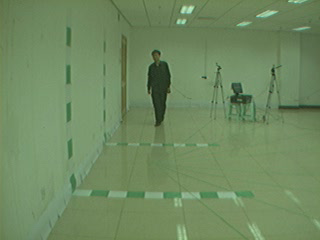
#> input picture frame 10 of videos/01.avi, 320 x 240 px
$ python md1.py   (older library calls are emulated)
#> lines starting #> are read from the running program, lines starting #| are printed output that depends on the picture; after the words box and inside, x2 and y2 are one past the last pixel; in counts of white or black regions, pixels touching at a corner belong together
# import the necessary packages
import argparse
import imutils
import cv2
import numpy as np
from skimage import img_as_ubyte
from skimage.restoration import inpaint
import warnings

kernel = cv2.getStructuringElement(cv2.MORPH_CROSS, (3, 3))

warnings.filterwarnings("ignore")

# construct the argument parser and parse the arguments
ap = argparse.ArgumentParser()
ap.add_argument("-v", "--video", default='videos/01.avi', help="path to the video file")
ap.add_argument("-a", "--min-area", type=int, default=500, help="minimum area size")
args = vars(ap.parse_args())
vs = cv2.VideoCapture(args["video"])

# [6 lines of commented-out code are left out]

def create_fake_bg(vs):
    firstFrame = None
    bounding_rect = 'undefined'
    for i in range(2):
        frame = vs.read()
        frame = frame if args.get("video", None) is None else frame[1]
        frame = imutils.resize(frame, width=500)
        frameCustomized = cv2.cvtColor(frame, cv2.COLOR_BGR2HSV)
        frameCustomized[:, :, 2] += 150
        frameCustomized[:, :, 1] += 50
        frameCustomized[:, :, 0] += 50
        frameCustomized = cv2.cvtColor(frameCustomized, cv2.COLOR_HSV2BGR)
        # cv2.imshow('frame', frameCustomized)
        gray = cv2.cvtColor(frameCustomized, cv2.COLOR_BGR2GRAY)
        gray = cv2.GaussianBlur(gray, (3, 3), 0)

        # if the first frame is None, initialize it
        if firstFrame is None:
            gray = cv2.GaussianBlur(gray, (221, 221), 0)
            firstFrame = gray
            continue

        # compute the absolute difference between the current frame and
        # first frame
        frameDelta = cv2.absdiff(firstFrame, gray)
        frameDelta[frameDelta < 45] = 0
        thresh = cv2.threshold(frameDelta, 25, 255, cv2.THRESH_BINARY)[1]
        thresh = cv2.dilate(thresh, np.ones((1, 1), dtype=np.uint8), iterations=5)
        thresh = cv2.morphologyEx(thresh, cv2.MORPH_OPEN, np.ones((4, 4), dtype=np.uint8))
        thresh = cv2.morphologyEx(thresh, cv2.MORPH_CLOSE, np.ones((4, 4), dtype=np.uint8))

        cnts = cv2.findContours(thresh.copy(), cv2.RETR_EXTERNAL,
                                cv2.CHAIN_APPROX_SIMPLE)
        cnts = imutils.grab_contours(cnts)

        # find contours on thresholded image
        bounding_rect = cv2.boundingRect(max(cnts, key=cv2.contourArea))

        if bounding_rect != 'undefined':
            (x, y, w, h) = bounding_rect
            mask = np.zeros(frame.shape[:-1])
            mask[y - 5:y + h + 5, x - 5:x + w + 5] = 1

            frameDefected = frame.copy()
            for layer in range(frameDefected.shape[-1]):
                frameDefected[np.where(mask)] = 0
            #
            # cv2.imshow('test', frameDefected)
            # cv2.waitKey(1000000)
            fakeFrame = inpaint.inpaint_biharmonic(frameDefected, mask, multichannel=True)
            fakeFrame = img_as_ubyte(fakeFrame)
            cv2.imwrite('fake.png', fakeFrame);
            gray = cv2.cvtColor(fakeFrame, cv2.COLOR_BGR2GRAY)
            gray = cv2.medianBlur(gray, 3)
            gray = cv2.GaussianBlur(gray, (5, 5), 0)
            return gray
#> this loop made 2 passes
#> (x, y, w, h) on pass 2: (232, 80, 37, 121)
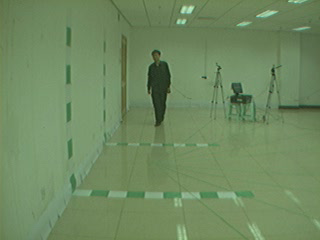
#> input picture frame 10 of videos/01.avi, 320 x 240 px
#> pass 1, in create_fake_bg, `frameCustomized = cv2.cvtColor(frameCustomized, cv2.COLOR_HSV2BGR)`:
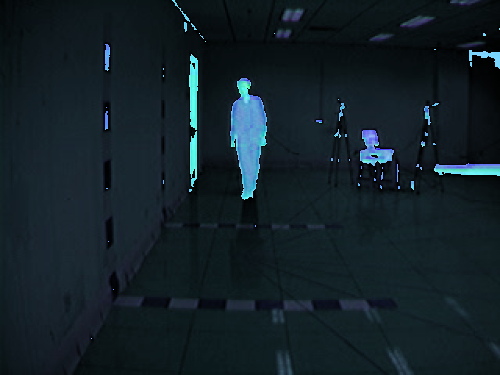
#> frameCustomized: shape (375, 500, 3); mean B, G, R 39, 32.3, 18.9
#> pass 1, in create_fake_bg, `gray = cv2.cvtColor(frameCustomized, cv2.COLOR_BGR2GRAY)`:
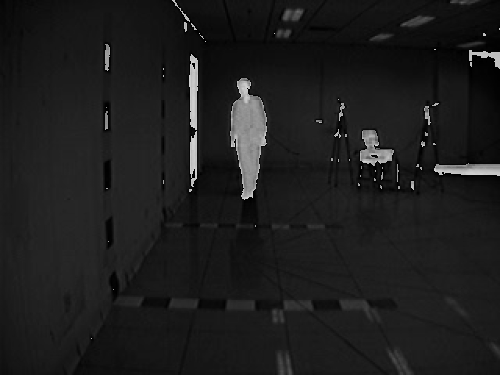
#> gray: shape (375, 500); min 0, max 221, mean 29.1
#> after the loop:
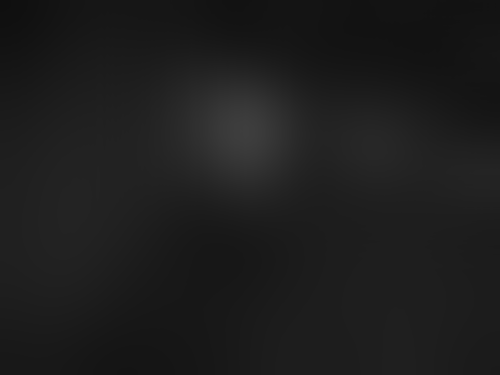
#> firstFrame: shape (375, 500); min 15, max 62, mean 29.1
#> after the loop:
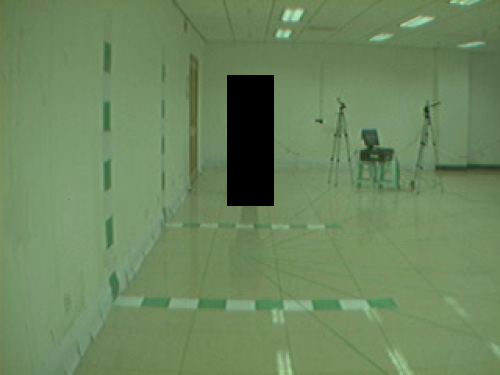
#> frameDefected: shape (375, 500, 3); mean B, G, R 94, 133.9, 108.6
#> after the loop:
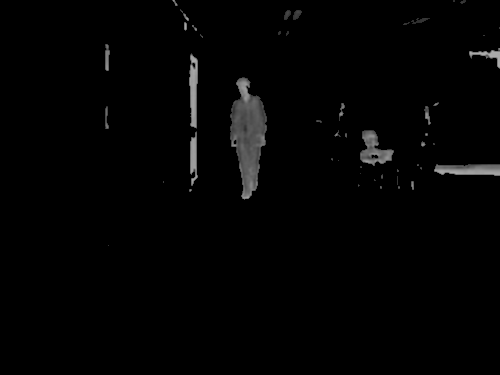
#> frameDelta: shape (375, 500); min 0, max 172, mean 3.2
#> after the loop:
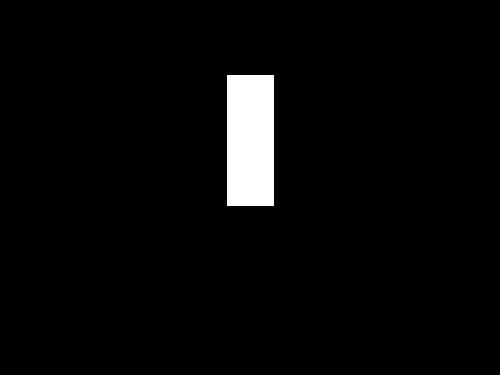
#> mask: shape (375, 500) float64; values 0 (black) and 1 (white), 3.3% white; 1 white region, box (x1, y1, x2, y2) and area: (227, 75, 274, 206) 6157


# initialize the first frame in the video stream
#> (the run stopped early here; a loop or call above may not have finished)

$ run again, starting later in the video
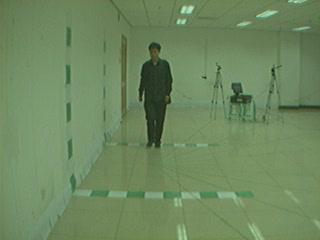
#> input picture frame 49 of videos/01.avi, 320 x 240 px
#> the loop in create_fake_bg, `for i in range(2):` made 2 passes
#> (x, y, w, h) on pass 2: (205, 70, 67, 169)
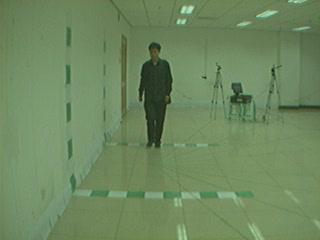
#> input picture frame 49 of videos/01.avi, 320 x 240 px
#> pass 1, in create_fake_bg, `gray = cv2.cvtColor(frameCustomized, cv2.COLOR_BGR2GRAY)`:
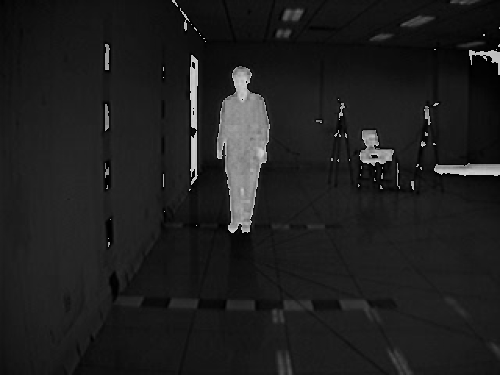
#> gray: shape (375, 500); min 0, max 222, mean 30.4
#> after the loop in create_fake_bg, `for i in range(2):`:
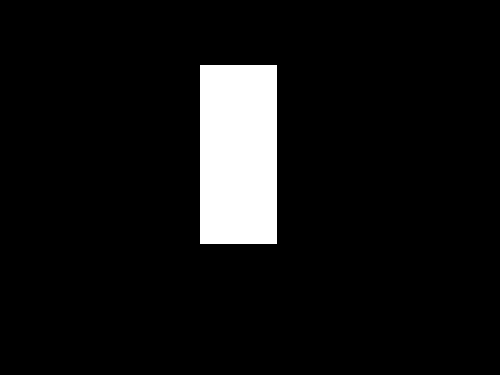
#> mask: shape (375, 500) float64; values 0 (black) and 1 (white), 7.4% white; 1 white region, box (x1, y1, x2, y2) and area: (200, 65, 277, 244) 13783

$ run again, starting later in the video
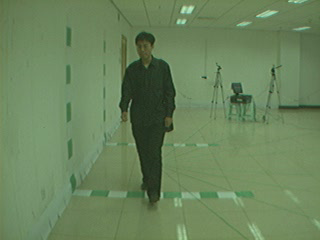
#> input picture frame 87 of videos/01.avi, 320 x 240 px
#> the loop in create_fake_bg, `for i in range(2):` made 2 passes
#> (x, y, w, h) on pass 2: (189, 53, 98, 282)
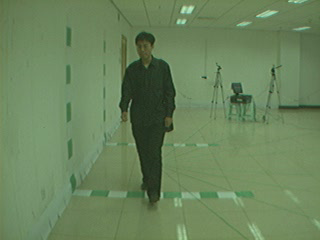
#> input picture frame 87 of videos/01.avi, 320 x 240 px
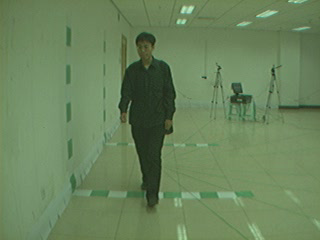
#> input picture frame 88 of videos/01.avi, 320 x 240 px
#> after the loop in create_fake_bg, `for i in range(2):`:
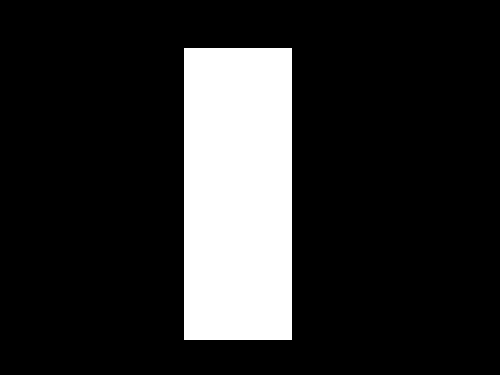
#> mask: shape (375, 500) float64; values 0 (black) and 1 (white), 16.8% white; 1 white region, box (x1, y1, x2, y2) and area: (184, 48, 292, 340) 31536
